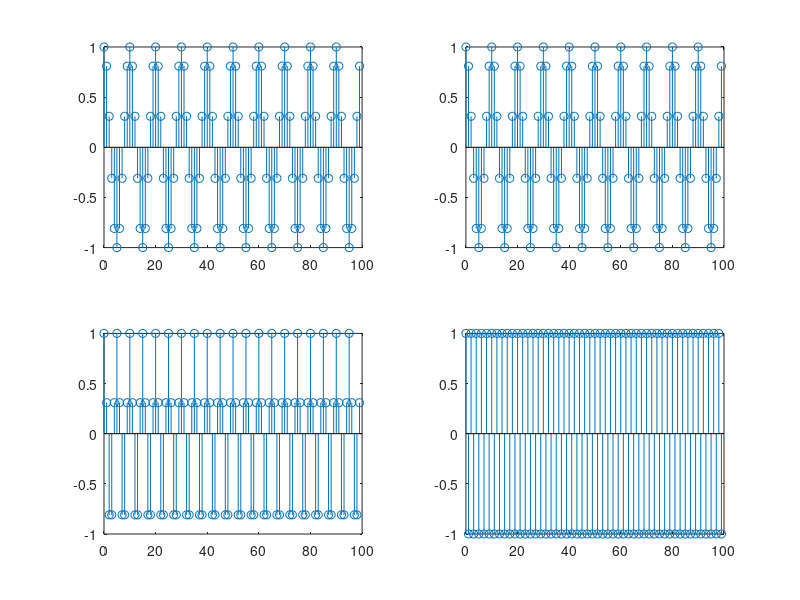

Reproduce this figure in MATLAB.
% impulso unitário
N = 100;
delta = [1 zeros(1,99)];
stem(0:99, delta)

delta = [0 0 0 0 1 zeros(1,95)];
stem(-4:95, delta)

% degrau unitário
N = 100;
degrau =  [0 0 0 0 0 ones(1,95)];
stem(-5:94, degrau)

% sinal exponencial
exponencial = 0.9.^[-5:94];
stem(-5:94, exponencial)

% sinal sinusoidal
n = 0:99;
c = cos(2*pi*0.1*n);
stem(n,c)

% a)
subplot(2,2,1)
stem(-4:95, delta)
subplot(2,2,2)
stem(-5:94, degrau)
subplot(2,2,3)
stem(-5:94, exponencial)
subplot(2,2,4)
stem(n,c)

% b)
% i)
subplot(1,2,1)
exponencial = 0.9.^[-5:94];
stem(-5:94, exponencial)
xlabel('r < 1')
subplot(1,2,2)
exponencial = 1.1.^[-5:94];
stem(-5:94, exponencial)
xlabel('r > 1')

% ii)
n = 0:99;
subplot(2,2,1)
c = cos(2*pi*0.1*n);
stem(n,c)
subplot(2,2,2)
c = cos(2*pi*(0.1+1)*n);
stem(n,c)
subplot(2,2,3)
c = cos(2*pi*0.2*n);
stem(n,c)
subplot(2,2,4)
c = cos(2*pi*0.5*n);
stem(n,c)

